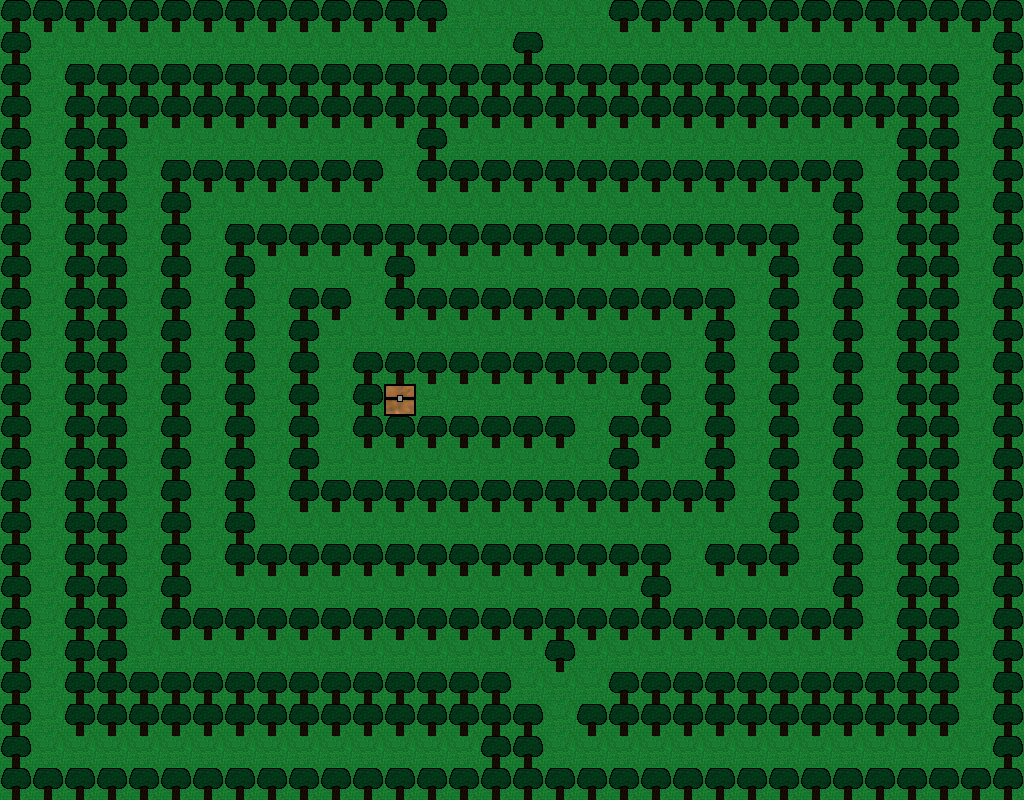

This game map was drawn from its Tiled (.tmx) file and the tilesets committed beside it. A one-line description and the trimmed map source follow:
An orthogonal 32x25 tile map with 32x32 px tiles, 1 tile layer (Tile Layer 1).

<map version="1.0" orientation="orthogonal" renderorder="right-down" width="32" height="25" tilewidth="32" tileheight="32" nextobjectid="1">
 <tileset firstgid="1" name="Tileset" tilewidth="32" tileheight="32" tilecount="100" columns="10">
  <image source="tileSet32.png" width="320" height="320" />
 </tileset>
 <layer name="Tile Layer 1" width="32" height="25">
  <data>[800 cells, 800 non-empty, 3 distinct tile ids]</data>
 </layer>
</map>
